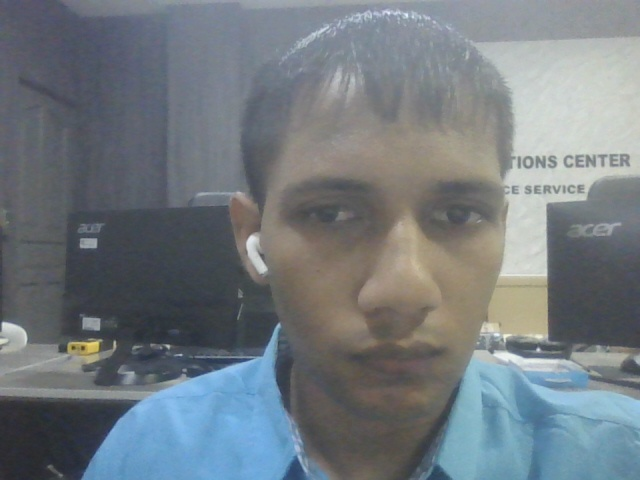
#> input picture registered_faces/student1.jpg, 640 x 480 px
$ python -i pipeline.py   (imports and definitions only)
#> lines starting #> are read from the running program, lines starting #| are printed output that depends on the picture
# app/face_utils/pipeline.py
"""
Lightweight, dependency-free (beyond OpenCV+NumPy) "embedding" pipeline.

This is NOT production-grade face recognition. It:
- decodes an image
- detects a face with Haar cascade (or center-crops if none found)
- normalizes a 96x96 grayscale crop
- flattens to a vector and L2-normalizes

Cosine similarity on these vectors is enough for a demo and for wiring up
the rest of the app without extra heavy deps.
"""
from __future__ import annotations

import cv2
import numpy as np

_FACE_CASCADE = cv2.CascadeClassifier(
    cv2.data.haarcascades + "haarcascade_frontalface_default.xml"
)

def _extract_face(gray: np.ndarray) -> np.ndarray:
    faces = _FACE_CASCADE.detectMultiScale(gray, scaleFactor=1.2, minNeighbors=5)
    if len(faces) > 0:
        # choose the largest detected face
        x, y, w, h = sorted(faces, key=lambda r: r[2] * r[3], reverse=True)[0]
        return gray[y : y + h, x : x + w]
    # fallback: safe center crop
    h, w = gray.shape[:2]
    sz = min(h, w)
    y0 = (h - sz) // 2
    x0 = (w - sz) // 2
    return gray[y0 : y0 + sz, x0 : x0 + sz]

def _preprocess(img_bgr: np.ndarray) -> np.ndarray | None:
    if img_bgr is None:
        return None
    gray = cv2.cvtColor(img_bgr, cv2.COLOR_BGR2GRAY)
    face = _extract_face(gray)
    face = cv2.resize(face, (96, 96), interpolation=cv2.INTER_AREA)
    face = cv2.equalizeHist(face)
    vec = face.astype(np.float32).ravel()
    # standardize then L2 normalize
    vec = (vec - vec.mean()) / (vec.std() + 1e-6)
    n = float(np.linalg.norm(vec))
    if n > 0:
        vec = vec / n
    return vec.astype(np.float32)

def get_image_embedding(file_bytes: bytes) -> np.ndarray | None:
    nparr = np.frombuffer(file_bytes, np.uint8)
    img = cv2.imdecode(nparr, cv2.IMREAD_COLOR)
    if img is None:
        return None
    return _preprocess(img)

def get_live_face_embedding() -> np.ndarray | None:
    cap = cv2.VideoCapture(0)
    if not cap.isOpened():
        return None
    ok, frame = cap.read()
    cap.release()
    if not ok:
        return None
    return _preprocess(frame)

>>> import cv2
>>> picture = cv2.imread('../../registered_faces/student1.jpg')
#> picture is the input picture: shape (480, 640, 3); mean B, G, R 128.3, 122.8, 115.1
>>> result = _preprocess(picture)
#> in _preprocess, `gray = cv2.cvtColor(img_bgr, cv2.COLOR_BGR2GRAY)`:
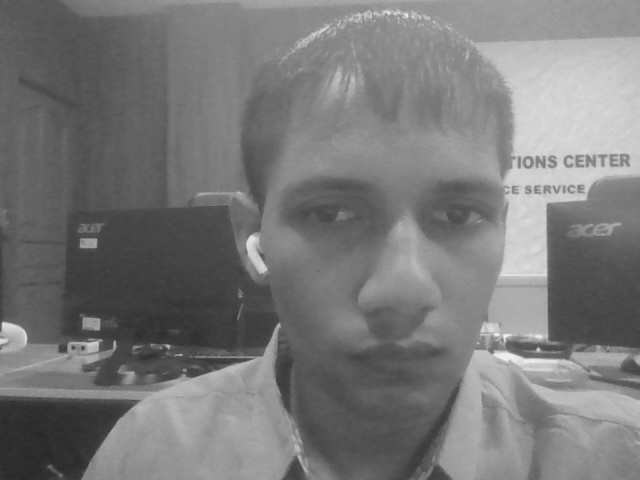
#> gray: shape (480, 640); min 40, max 243, mean 121.2
#> in _extract_face, `faces = _FACE_CASCADE.detectMultiScale(gray, scaleFactor=1.2, minNeigh..`: faces = [[244, 96, 325, 325]]
#> in _extract_face, `x, y, w, h = sorted(faces, key=lambda r: r[2] * r[3], reverse=True)[0]`: x = 244; y = 96; w = 325
#> in _extract_face, `return gray[y : y + h, x : x + w]`:
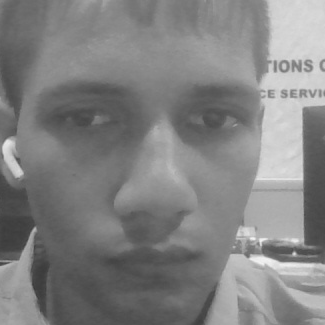
#> returned value: shape (325, 325); min 56, max 243, mean 129.6
#> in _preprocess, `face = cv2.equalizeHist(face)`:
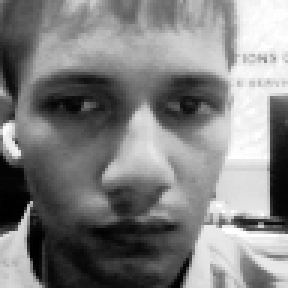
#> face: shape (96, 96) (shown 3 times larger); min 0, max 255, mean 128.6
#> in _preprocess, `vec = face.astype(np.float32).ravel()`: vec = 9216 values, max 255 at index 4034, min 0 at index 6433, mean 128.6
#> in _preprocess, `vec = (vec - vec.mean()) / (vec.std() + 1e-6)`: vec = 9216 values, max 1.72 at index 4034, min -1.75 at index 6433, mean -9.93e-08
#> in _preprocess, `n = float(np.linalg.norm(vec))`: n = 96
#> in _preprocess, `vec = vec / n`: vec = 9216 values, max 0.0179 at index 4034, min -0.0182 at index 6433, mean -1.06e-09
#> result has the same summary as vec in _preprocess
